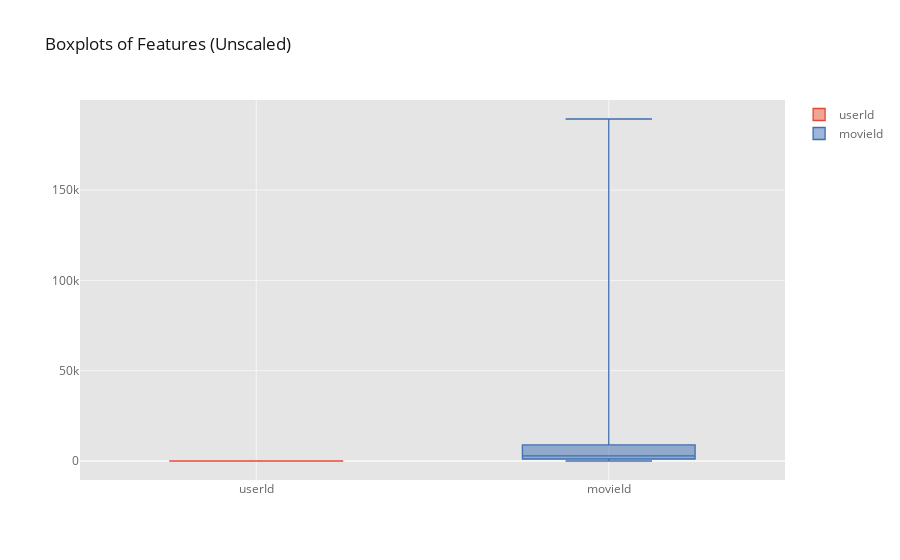

Notebook cell for this chart:
### Code cell
cf.set_config_file(offline=True, world_readable=True, theme='ggplot')

# using plotly to plot the boxplot
test[:1000].iplot(kind='box', title="Boxplots of Features (Unscaled)")

### Figure 1 — Plotly figure (JSON) as saved in the notebook; plotly's stock layout.template omitted (floating-point values rounded to 4 significant figures; data arrays with more than 128 entries replaced by an {"elided": "..."} marker saying what was removed)
{"data": [{"boxpoints": false, "line": {"width": 1.3}, "marker": {"color": "rgba(226, 74, 51, 1.0)"}, "name": "userId", "orientation": "v", "type": "box", "y": {"elided": "1000 int values"}}, {"boxpoints": false, "line": {"width": 1.3}, "marker": {"color": "rgba(62, 111, 176, 1.0)"}, "name": "movieId", "orientation": "v", "type": "box", "y": {"elided": "1000 int values"}}], "layout": {"legend": {"bgcolor": "#FFFFFF", "font": {"color": "#666666"}}, "paper_bgcolor": "#FFFFFF", "plot_bgcolor": "#E5E5E5", "title": {"font": {"color": "#151516"}, "text": "Boxplots of Features (Unscaled)"}, "xaxis": {"gridcolor": "#F6F6F6", "showgrid": true, "tickfont": {"color": "#666666"}, "title": {"font": {"color": "#666666"}, "text": ""}, "zerolinecolor": "#F6F6F6"}, "yaxis": {"gridcolor": "#F6F6F6", "showgrid": true, "tickfont": {"color": "#666666"}, "title": {"font": {"color": "#666666"}, "text": ""}, "zerolinecolor": "#F6F6F6"}}}
